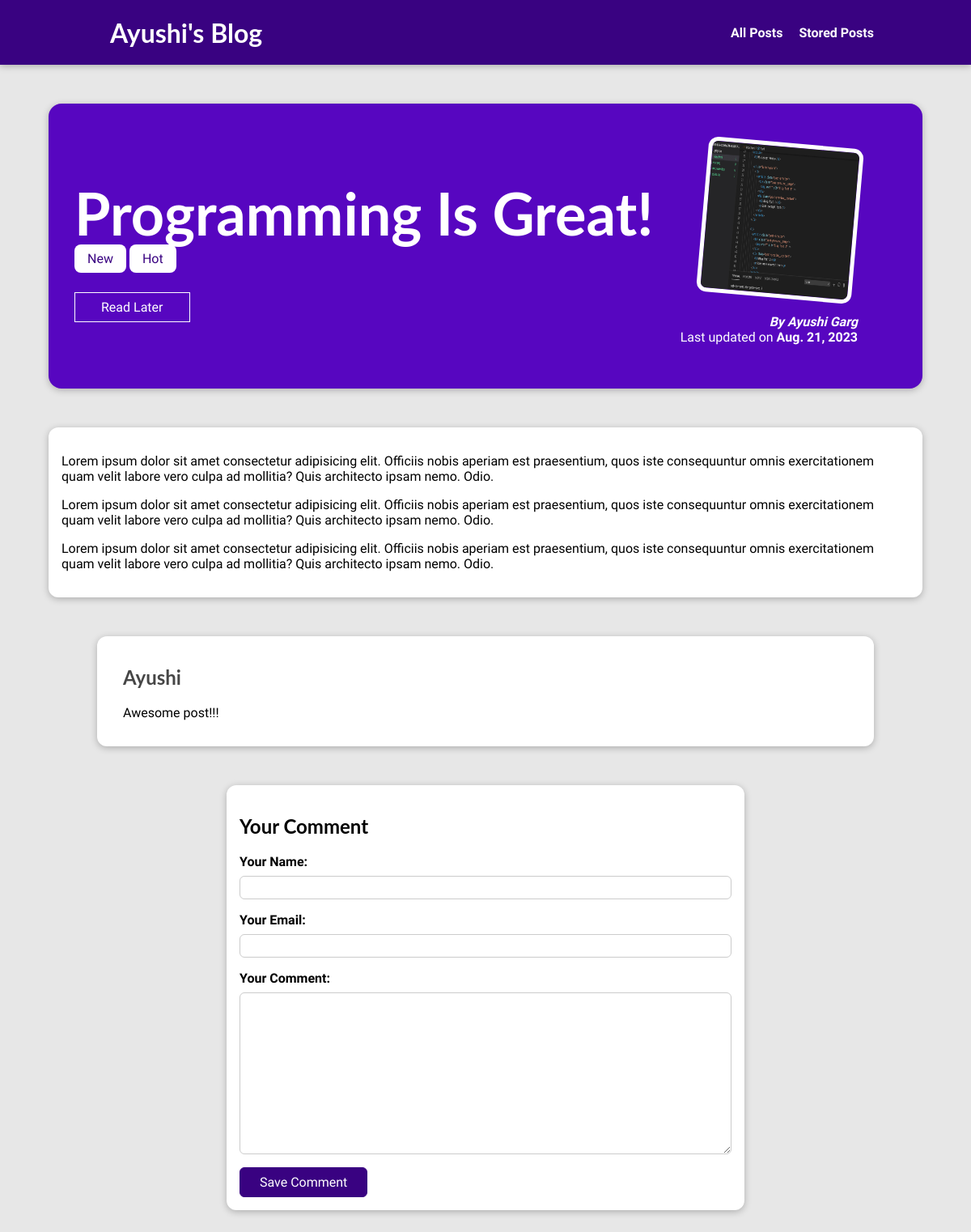
Before: /blog/posts/programming-is-great with the older database file.
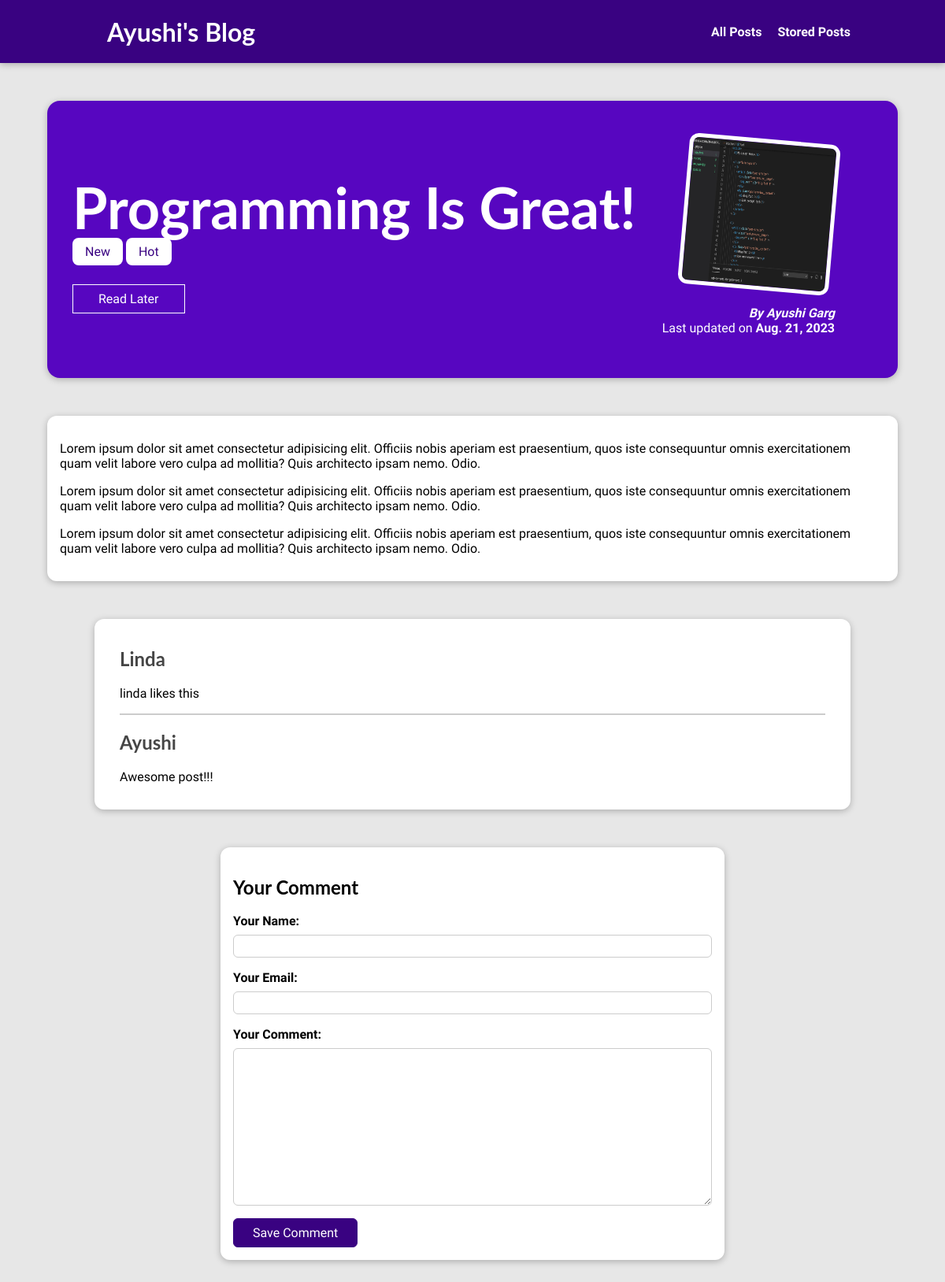
After: the same page with the newer database file.
### blog/models.py (models this page shows, shortened)
class Tag(models.Model):
    caption = models.CharField(max_length=20)

class Comment(models.Model):
    user_name = models.CharField(max_length=120)
    user_email = models.EmailField()
    text = models.TextField(max_length=400)
    post = models.ForeignKey(Post, on_delete=models.CASCADE, related_name="comments")

### blog/views.py (the view, shortened to what this page needs)
# urls.py: path("posts/<slug:slug>", PostDetailView.as_view(), name="post_details"),
class PostDetailView(View):
    def is_stored_post(self, request, post_id):
        stored_posts = request.session.get("stored_posts")
        is_saved_for_later = post_id in stored_posts if stored_posts else False
        return is_saved_for_later
    def get(self, request, slug):
        post = Post.objects.get(slug=slug)
        context = {
            "post": post,
            "post_tags": post.tags.all(),
            "comment_form": CommentForm(),
            "comments": post.comments.all().order_by("-id"),
            "saved_for_later": self.is_stored_post(request, post.id)
        }
        return render(request, 'blog/post-details.html', context)

### blog/forms.py
class CommentForm(forms.ModelForm):
    class Meta:
        model = Comment
        exclude = ["post"]
        labels = {
            "user_name": "Your Name",
            "user_email": "Your Email",
            "text": "Your Comment",
        }

### blog/models.py (called while the page is built)
    def full_name(self):
        return f"{self.first_name} {self.last_name}"

    def __str__(self) -> str:
        return self.full_name()

### blog/templates/blog/post-details.html (shortened to what this page needs)
{% extends 'base.html' %}
{% load static %}
{% block css_files %}
<link rel="stylesheet" href="{% static 'blog/post-details.css' %}">
{% endblock css_files %}
{% block content %}
<section id="summary">
    <h2>{{post.title}}</h2>
    <div>
        {% for tag in post_tags %}
            <span class="tag">{{tag.caption}}</span>
        {% endfor %}
    </div>
    <div id="read-later">
        <form action="{% url 'read_later' %}" method="POST">
            <button>
                {% if saved_for_later %}
                    Unsave
                {% else %}
                    Read Later
                {% endif %}
            </button>
        </form>
    </div>
    <article>
        <img src="{{post.image.url}}" alt="{{post.title}}">
        <address>By <a href="mailto:{{post.author.email_address}}">{{post.author}}</a></address>
        <div>
            Last updated on <time>{{post.date}}</time>
        </div>
    </article>
</section>
<main>
    <p>
        {{post.content|linebreaks}}
    </p>
</main>
<section id="comments">
    <ul>
        {% for comment in comments %}
            <li>
                <h2>{{comment.user_name}}</h2>
                <p>{{comment.text|linebreaks}}</p>
            </li>
        {% endfor %}
    </ul>
</section>
<section id="comment-form">
    <h2>Your Comment</h2>
    <form action="{% url 'post_details' post.slug %}", method="POST">
        {% for form_field in comment_form %}
            <div class="form-control {% if form_field.errors %}invalid{% endif %} ">
                {{form_field.label_tag}}
                {{form_field}}
            </div>
        {% endfor %}
        <button>Save Comment</button>
    </form>
</section>
{% endblock content %}

Changed rows visible on the page:
added Comment: user_name "Linda", text "linda likes this"
